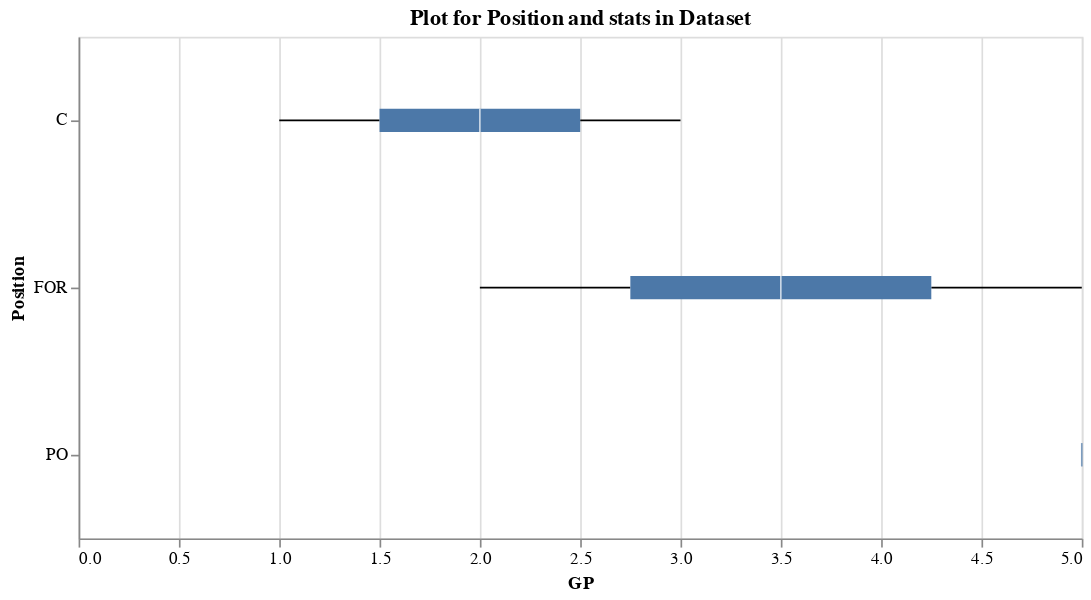

Notebook code cell kept with this figure:
### Code cell
#none used throws error
nba_boxplot(nba_2018, stats= "GP", position= 'POS', teams= None)

### Figure 1 — Vega-Lite specification as saved in the notebook (floating-point values rounded to 4 significant figures)
{"$schema": "https://vega.github.io/schema/vega-lite/v3.4.0.json", "config": {"mark": {"tooltip": null}, "view": {"height": 300, "width": 400}}, "data": {"name": "data-aa391621497e0151c7a7f836ad95e590"}, "datasets": {"data-aa391621497e0151c7a7f836ad95e590": [{"GP": 3, "POS": "C", "Team": "ORL", "stats": 3}, {"GP": 5, "POS": "FOR", "Team": "UTAH", "stats": 5}, {"GP": 5, "POS": "PO", "Team": "LAC", "stats": 5}, {"GP": 2, "POS": "FOR", "Team": "MIN", "stats": 2}, {"GP": 1, "POS": "C", "Team": "BOS", "stats": 1}]}, "encoding": {"x": {"field": "stats", "title": "GP", "type": "quantitative"}, "y": {"field": "POS", "title": "Position", "type": "nominal"}}, "height": 300, "mark": "boxplot", "title": "Plot for Position and stats in Dataset", "width": 600}
